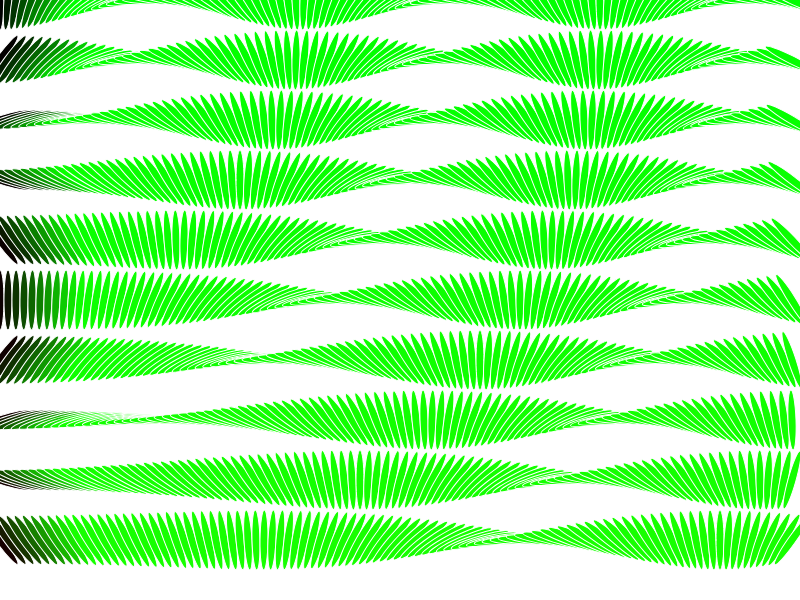
Frame 1 (no input)
Frame 60 (no input): identical to frame 1, image omitted
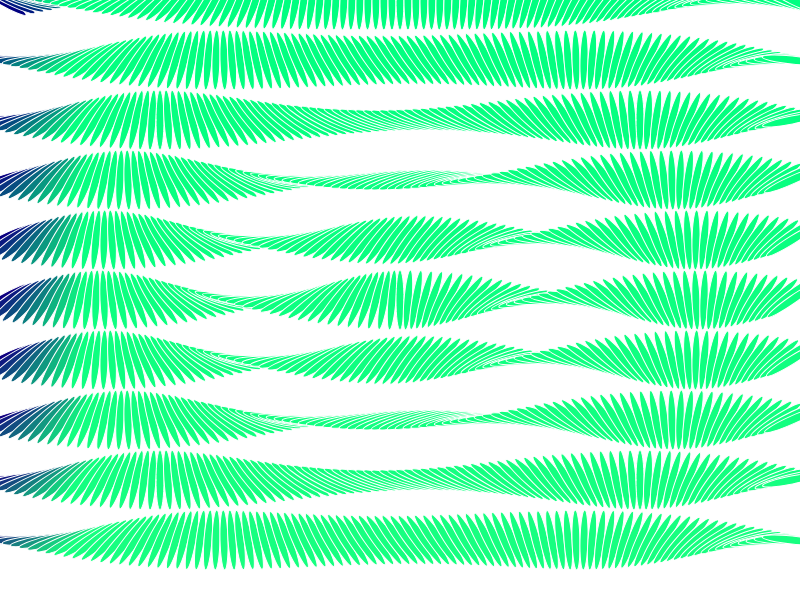
Frame 120 (the mouse pressed at the canvas centre since frame 60)

The p5.js sketch that drew these frames (run headless with seeded random() and noise() and a simulated clock; from frame 60 on, the mouse is pressed at the canvas centre):

// p5.js sketch
// ── sketch.js
/*

    Example Code: Interactive Gradient Array

*/


function setup(){

  createCanvas(800,600);
  stroke(255)

}

function draw(){
  background(255)

  let numCol = 100
  let numRow = 10
  let stepX = width / numCol // height of box 
  let stepY = height / numRow // width of box  

  for (var col = 0; col < numRow; col++){

    for (var row = 0; row < numCol; row++){
    
      fill(col/numCol*255,row/numRow*255,mouseX/width*255)   
      push()
      translate(row*stepX,col*stepY)
      rotate(dist(row*stepX,col*stepY,mouseX,mouseY)/600*TWO_PI) 
      ellipse(0,0,stepX,stepY) 
      pop()

    }

  }

}
